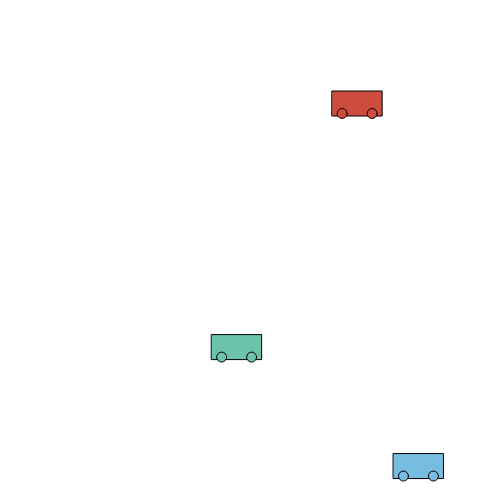
Frame 1 (no input)
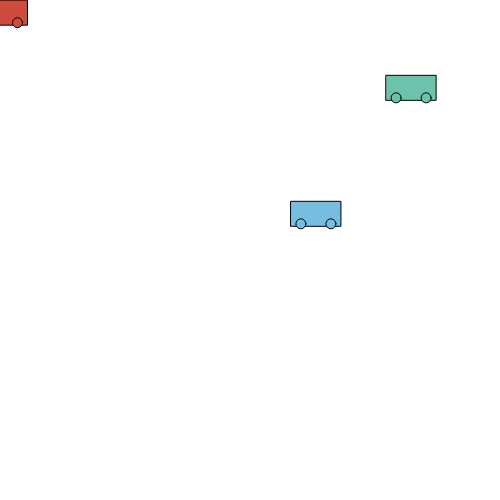
Frame 60 (no input)
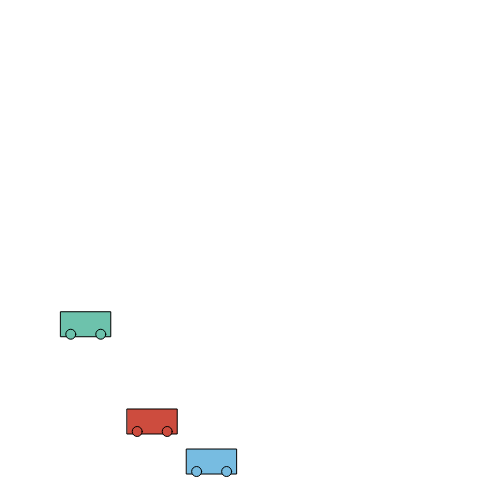
Frame 120 (the mouse pressed at the canvas centre since frame 60)

The p5.js sketch that drew these frames (run headless with seeded random() and noise() and a simulated clock; from frame 60 on, the mouse is pressed at the canvas centre):

// p5.js sketch
// ── sketch.js
let myCar1 ;
let myCar2 ;
let myCar3 ;

function setup() {
  createCanvas(500, 500);
  myCar1 = new Car() ;
  myCar2 = new Car() ;
  myCar3 = new Car() ;
  rectMode(CENTER) ;
}

function draw() {
  background('white');
  myCar1.display() ;
  myCar2.display() ;
  myCar1.move() ;
  myCar2.move() ;
  myCar3.display() ;
  myCar3.move() ;
}

class Car {

  constructor(){
    // attributes
    //this.x = random(width) ;
    //this.y = random(height) ;
    this.pos = createVector(random(width), random(height)) ;
    this.vel = createVector(random(-5, 5), random(-5, 5)) ;
    this.r = random(255) ;
    this.g = random(255) ;
    this.b = random(255) ;
    this.w = random(40, 70) ;
    this.h = random(40, 70) ;
  }
  //methods
  display(){
    fill(this.r, this.g, this.b) ;
    rect(this.pos.x, this.pos.y, 50, 25) ;
    ellipse(this.pos.x + 15, this.pos.y + 10, 10) ;
    ellipse(this.pos.x - 15, this.pos.y + 10, 10) ;
    }
  move(){
    this.pos.add(this.vel);
  //  this.pos.x = this.pos.x + 1 ;
    if (this.pos.x > width) this.pos.x = 0 ;
    if (this.pos.x < 0) this.pos.x = width;
    if (this.pos.y > height) this.pos.y = 0 ;
    if (this.pos.y < 0) this.pos.y = height ;
  }
}
